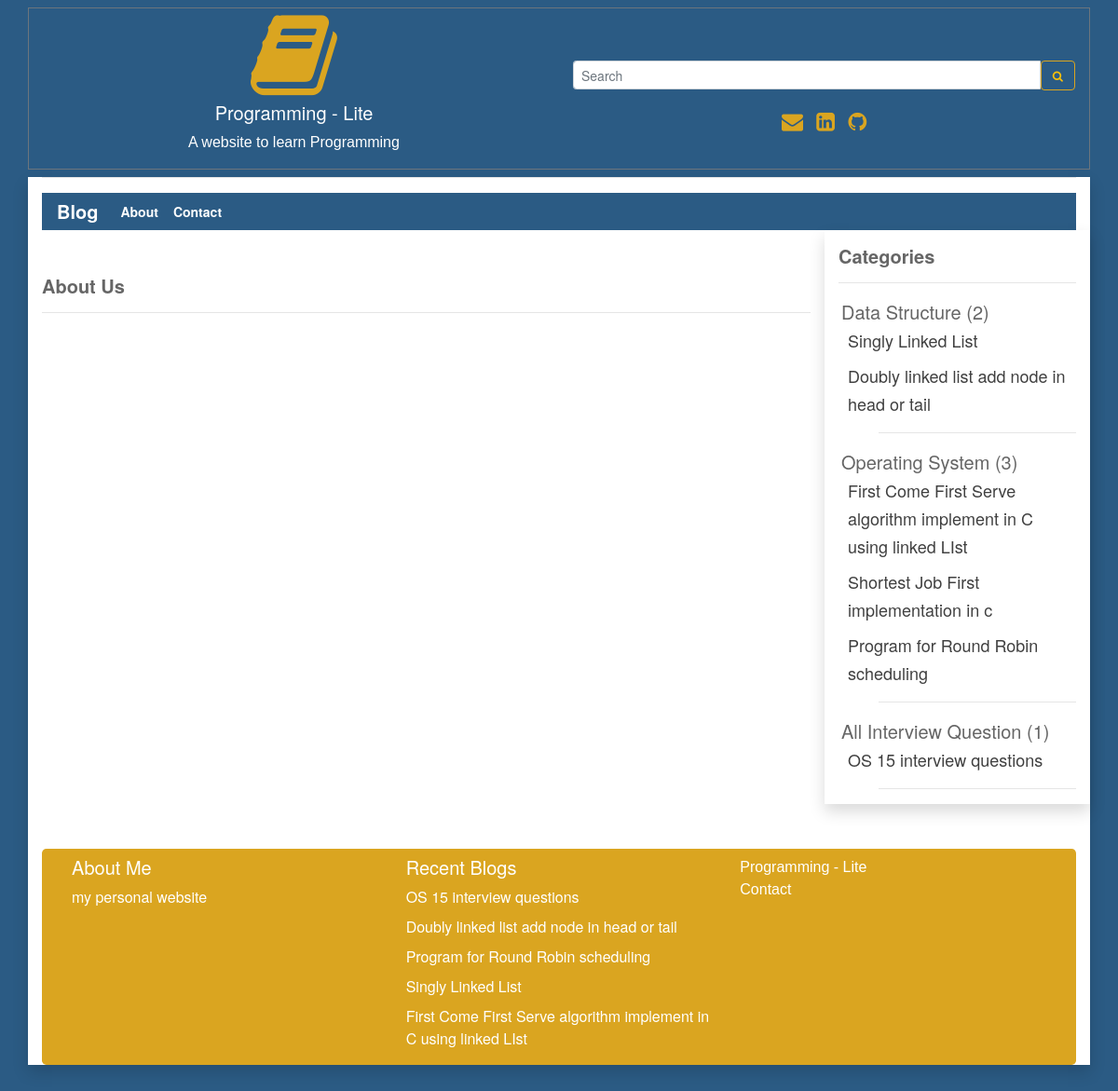
Page /about/ on the earlier database version.
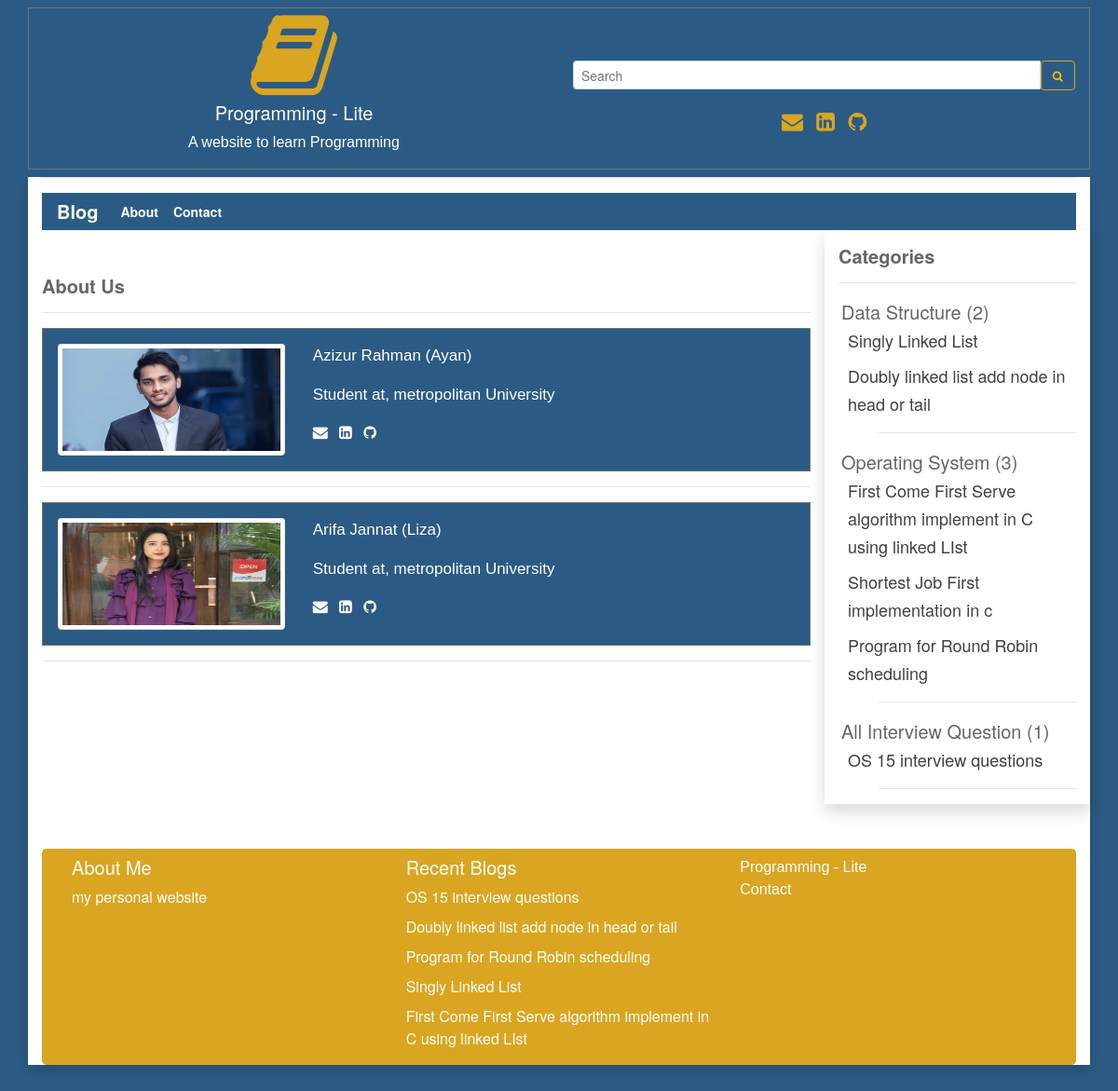
Same page on the later database version.
### user_panel_1/models.py (models this page shows, shortened)
class Category(models.Model):
    cat_name = models.CharField(max_length=300)
    cat_priority = models.IntegerField(blank=True, null=True);
    def __str__(self):
        return self.cat_name

class Blog(models.Model):
    cat_name = models.ForeignKey(Category, on_delete=models.CASCADE)
    blog_author = models.CharField(max_length=200)
    blog_priority = models.IntegerField(blank=True, null=True)
    blog_tags = models.CharField(max_length=200,  blank=True, null=True)
    blog_title = models.CharField(max_length=200)
    blog_descriptions = models.CharField(max_length=600);
    blog_body = RichTextUploadingField(blank=True, null=True)
    blog_views = models.IntegerField(default=0)
    blog_date = models.DateField(auto_now_add=True, auto_now=False, blank=True)
    def __str__(self):
        return self.blog_title

class TeamMembers(models.Model):
    tm_priority = models.IntegerField(unique=True)
    tm_name = models.CharField(max_length=80)
    tm_bio = RichTextUploadingField(blank=True, null=True)
    tm_email = models.EmailField()
    tm_github = models.CharField(max_length=100)
    tm_linkedin = models.CharField(max_length=100)
    tm_image = models.ImageField(blank=True, null=True)

### user_panel_1/views.py (the view)
# urls.py: path('about/', views.about, name='about'),
def about(request):
    reacentBlog = Blog.objects.all().order_by('-blog_date')[0:5]
    categorys = Blog.objects.all().select_related('cat_name')
    categorys = categorys.order_by('cat_name__cat_priority', 'cat_name', 'blog_priority') #sort all data
    print(categorys)
    teamMembers = TeamMembers.objects.all().order_by('tm_priority')
    context = {
        'object_list': categorys,
        'recentBlog': reacentBlog,
        'teamMembers': teamMembers,
    }
    return render(request, 'about.html', context)

### templates/about.html
{% extends 'base.html' %}
{% load static %}
{% block content %}
<h5 class="mt-5"><strong class="title">About Us</strong></h5>
<hr>
{% for members in teamMembers %}
<div class="border border-secondary p-3 mt-3  bg-c">
<div class="row">
<div class="col-sm-4">
<img class="card-img-top img-thumbnail" style="max-height:120px;" src="{{members.tm_image.url}}" alt="Card image cap">
    </div>
    <div class="col-sm-8 text-white">
     <p class="card-text" style="font-size:17px">{{members.tm_name}} </p>
    <span style="font-size:17px">{{members.tm_bio |safe}}</span>
    <div class="mt-2">
     <span class="text-style-two"><a href="{{members.tm_email}}" style="text-decoration: none;" target="_blank" class="text-white"><i class="fa fa-envelope pr-2" aria-hidden="true"></i> </a></span>
<span class="text-style-two"><a href="{{members.tm_linkedin}}" style="text-decoration: none;"  target="_blank" class="text-white"><i class="fa fa-linkedin-square" aria-hidden="true"></i> </a></span>
<span class="text-style-two"><a href="{{members.tm_github}}" style="text-decoration: none;" target="_blank" class="text-white"><i class="fa fa-github pl-2" aria-hidden="true"></i></a></span>
  </div>
    </div>
</div>
</div>
<hr>
{% endfor %}
{% endblock content %}

### templates/base.html (shortened to what this page needs)
{% load static %}
{% load humanize %}
<!DOCTYPE html>
<html lang="en">
<head>
  <link rel="stylesheet" href="https://maxcdn.bootstrapcdn.com/bootstrap/4.5.2/css/bootstrap.min.css">
  <link rel="stylesheet"
      href="//cdnjs.cloudflare.com/ajax/libs/highlight.js/10.7.2/styles/default.min.css">
    <link
      rel="stylesheet"
      href="https://cdnjs.cloudflare.com/ajax/libs/font-awesome/4.7.0/css/font-awesome.min.css"
    />
    <link
      rel="stylesheet"
      href="{% static 'css/style.css' %}"
    />
    <link href="https://cdn.jsdelivr.net/gh/gitbrent/bootstrap4-toggle@3.6.1/css/bootstrap4-toggle.min.css" rel="stylesheet">
</head>
<body style="background:#2b5b84;">
 <div class="container mt-2 text-center border border-secondary">
 <div class="row">
     <div class="col-sm-6">
     <i class="fa fa-book logo" aria-hidden="true"></i><br>
 <h5 class="text-white">Programming - Lite</h5>
 <p class="text-white">A website to learn Programming</p>
     </div>
     <div class="col-sm-6 mt-2">
        <form method="GET" action="{% url 'search' %}">
    <div class="input-group input-group-sm mt-5"  >
      <input type="text" class="form-control" placeholder="Search" name='search' required>
      <div class="input-group-btn">
        <button class="btn btn-outline-warning" type="submit"><i class="fa fa-search" aria-hidden="true"></i>
</button>
      </div>
    </div>
  </form>
       <div class="mt-3">
       <span class="text-style-two"><a href="mailto:aaziz9642@gmail.com" style="text-decoration: none; font-size:23px;" target="_blank" class="text-warning"><i class="fa fa-envelope pr-2" aria-hidden="true"></i> </a></span>
<span class="text-style-two"><a href="https://linkedin.com/in/azizur-rahman-720636165" style="text-decoration: none; font-size:23px;"  target="_blank" class="text-warning "><i class="fa fa-linkedin-square" aria-hidden="true"></i> </a></span>
<span class="text-style-two"><a href="https://github.com/ayanchyaziz123" style="text-decoration: none; font-size:23px;" target="_blank" class="text-warning"><i class="fa fa-github pl-2" aria-hidden="true"></i></a></span>
     </div>
     </div>
    </div>
</div>
<div class="container bg-white shadow">
  <hr class="mt-2">
    <nav class="navbar navbar-expand-lg navbar-dark bg-dark mt-2 pt-0 pb-0">
  <a class="navbar-brand" href="{% url 'blog' %}">Blog</a>
  <div class="collapse navbar-collapse" id="navbarSupportedContent">
    <ul class="navbar-nav mr-auto">
      <li class="nav-item active">
        <a class="nav-link" href="{% url 'about' %}">About<span class="sr-only">(current)</span></a>
      </li>
      <li class="nav-item active">
        <a class="nav-link" href="{% url 'contact' %}">Contact<span class="sr-only">(current)</span></a>
      </li>
    </ul>
  </div>
</nav>
<div class="row">
    <div class="col-sm-9">
    {% block content %}
    {% endblock content %}
    </div>
    <div class="col-sm-3 shadow">
     <h5 class="mt-3"><strong class="title">Categories</strong></h5>
     <hr>
     {% regroup object_list by cat_name as cat_all %}
<ul>
{% for categories in cat_all %}
    <li style="list-style-type:none; margin-left:-37px;" class="title">{{ categories.grouper }} ({{ categories.list|length}})
    <ul style="list-style-type:none;">
        {% for blog in categories.list %}
          <li style="margin-left:-33px;"  class="ur {% if blog.id == more.id %}activee{% endif %}">
          <a href="{% url 'more' blog.id %}"><a href="{% url 'more' blog.id %}" class="ur " style="font-size: 18px;">{{ blog.blog_title }}</li>
        {% endfor %}
        <hr>
    </ul>
    </li>
{% endfor %}
</ul>
    </div>
</div>
<div class="jumbotron mt-5 pb-0 pt-0 text-white" style="background:#DAA520;">
   <div class="row">
     <div class="col-sm-4">
     <h5 class="mt-2">About Me</h5>
     <a href="http://azizurrahmanayan.herokuapp.com/" target="_blank" class="text-white">my personal website</a>
     </div>
     <div class="col-sm-4">
      <p class="lead mt-2 mb-2">
        <h5 class="mt-2">Recent Blogs</h5>
        {% for recentBlog in recentBlog %}
         <a href="{% url 'more' recentBlog.id %}"  class="text-white">{{recentBlog.blog_title}}</a>
        <br>
        {% endfor %}
    </p>
     </div>
     <div class="col-sm-4">
      <p class="pt-2 pb-2"><a href="{% url 'blog' %}" class="text-white">Programming - Lite</a><br>
       <a href="{% url 'contact' %}" class="text-white">Contact</a></p>
     </div>
   </div>
</div>
</div>
</body>
</html>

### static/css/style.css (style rules this page uses)
body { background-color: #2b5b84; font-family:Helvetica Neue; font-size:14; }
.bg-dark { background: #2b5b84 !important; }
.logo { font-size: 100px; color: #DAA520; }
li .nav-link { font-size: 14px !important; }
.btn { font-size: 12px !important; }
p { font-family: Arial, Helvetica, sans-serif; }
.navbar-nav .nav-item { font-weight: 600 !important; }
.navbar-brand { font-weight: 600 !important; }
.btn-outline-warning { border-color: #DAA520 !important; color: #DAA520 im !important; }
.title { color: #666; font-size: 20px !important; }
.text-warning { color: #DAA520 !important; }
.ur { text-decoration: none !important; color: #404040; }
.bg-c { background-color: #2b5b84 !important; }

Differences in the rows shown:
added TeamMembers: tm_image (picture), tm_name "Azizur Rahman (Ayan)", tm_bio "Student at, metropolitan University"
added TeamMembers: tm_image (picture), tm_name "Arifa Jannat (Liza)", tm_bio "Student at, metropolitan University"
